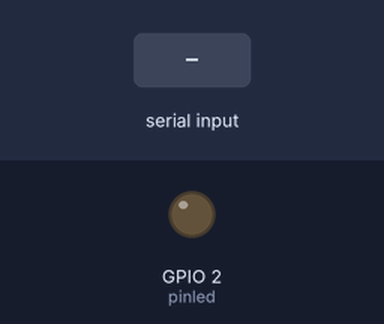
Recording of a program running on a simulated ESP32. Parts: output pins drawn as LEDs (lit = HIGH). The inputs (shaded band) are chosen by the test bench. Nothing arrives over Bluetooth unless stated.

Above: at 1.2 s.
1.3 s: "liga\n" received over the second serial link
At 2.5 s:
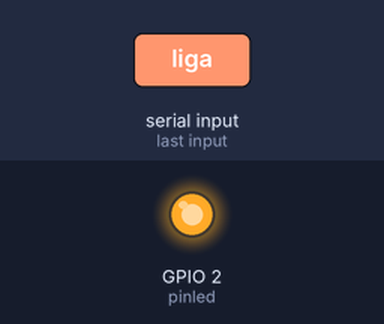
2.8 s: "desliga\n" received over the second serial link
At 4.0 s:
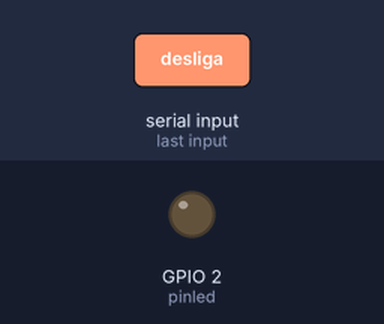
Timing chart, 0 to 5.8 s (numbered marks = the images above; inputs shaded):
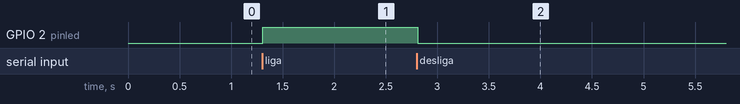

Measured:
- after the input at 1.3 s, GPIO 2 (pinled): LOW → HIGH at once
- after the input at 2.8 s, GPIO 2 (pinled): HIGH → LOW at once

The program:

main.cpp
```cpp
#include <Arduino.h>
#include "BluetoothSerial.h"
#define pinled 2
String palavra = "";
BluetoothSerial SerialBT;

void setup()
{
  Serial.begin(9600);
  SerialBT.begin("espdochris");
  SerialBT.println("digite algo no monitor: ");
  pinMode(pinled, OUTPUT);

}

void loop()
{
  if (SerialBT.available()) //identifica se algo nao foi lido
  {

char caractere = SerialBT.read();
if (caractere=='\n'){
  SerialBT.println(palavra);
  if (palavra.equals("liga"))
  {
    digitalWrite(pinled, HIGH);
  }else if (palavra.equals("desliga"))
  {
    digitalWrite(pinled, LOW);
  }else
  {
    Serial.println("comando nao identificado");
  }
palavra="";
}else if (caractere!='\r')
{
  palavra+=caractere;
}


/*if (caractere=='L')
{
digitalWrite(pinled, HIGH);
Serial.println("led ligado");}else if (caractere=='D')
{
  digitalWrite(pinled, LOW);
  Serial.println("led desligado");
}else
{
  Serial.println ("so funciona se for L ou D bobao");
  Serial.printf("voce colocou %c\n\r", caractere);
}*/


  }
}
```
